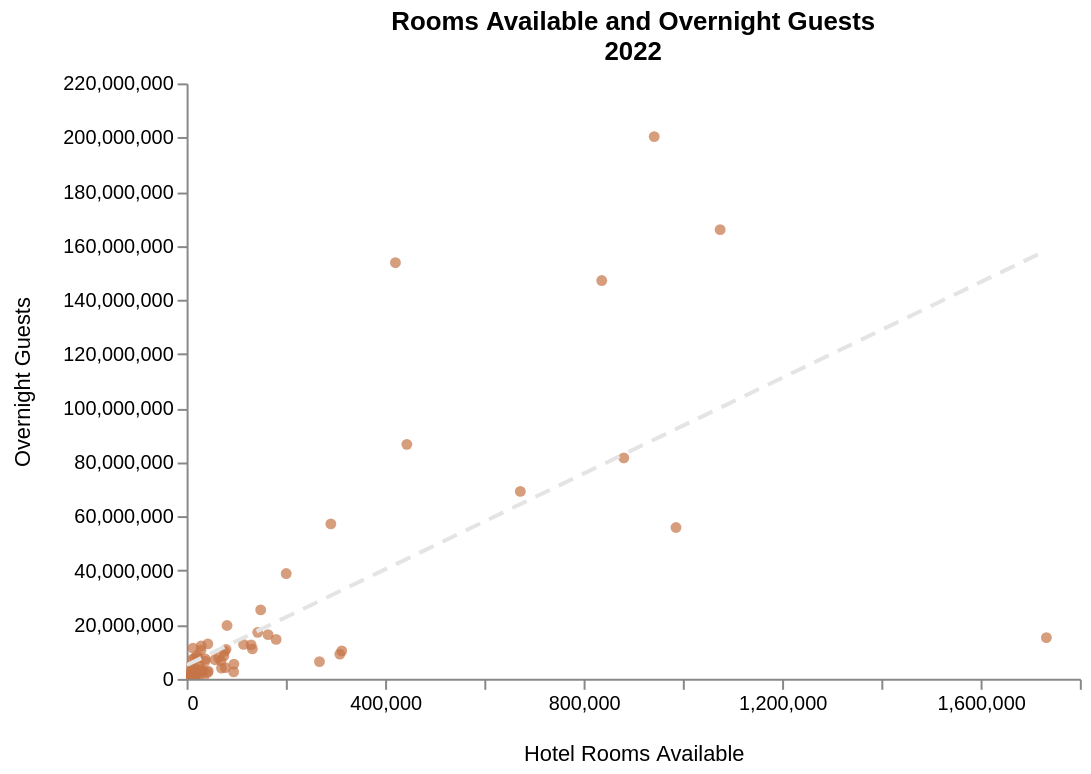

Write notebook code for a chart like this one.
### Code cell
# Scatter plot, capacity x visitors, 2022, by country
data = tourism[
        (tourism["year"] == 2022) &
        (tourism["indicator_code"].isin(["CPTY_ACCM_HOTL_ROOM", "INBD_ACCM_HOTL_NGHT"])) &
        (tourism["region"].notna())
    ]

data_wide = (
    data.pivot_table(
        index = ["reporter_area_label", "region"],
        columns = "indicator_code",
        values = "value"
    ).dropna().reset_index()
)

data_wide["INBD_ACCM_HOTL_NGHT"] = data_wide["INBD_ACCM_HOTL_NGHT"] * 1000

def scatter_2(df):
    chart = alt.Chart(df).mark_point(filled = True, color = "#c77548").encode(
        alt.X("CPTY_ACCM_HOTL_ROOM:Q").title("Hotel Rooms Available"),
        alt.Y("INBD_ACCM_HOTL_NGHT:Q").title("Overnight Guests"),
        tooltip = alt.Tooltip("reporter_area_label", title = "")
    ).properties(
        title = {
            "text" : [
                    "Rooms Available and Overnight Guests",
                    "2022"
            ]
        }
    )

    line = alt.Chart(df).transform_regression(
        "CPTY_ACCM_HOTL_ROOM",
        "INBD_ACCM_HOTL_NGHT"
    ).mark_line(
        color="#e4e4e4",
        size=2,
        strokeDash=[8,5]
    ).encode(
        alt.X("CPTY_ACCM_HOTL_ROOM:Q"),
        alt.Y("INBD_ACCM_HOTL_NGHT:Q")
    )

    return (chart + line).interactive()

# Render chart
scatter_2(data_wide)

### Figure 1 — Vega-Lite specification as saved in the notebook (floating-point values rounded to 4 significant figures)
{"config": {"axis": {"grid": false, "titleFontWeight": "normal", "titlePadding": 15}, "view": {"stroke": null, "width": 450}, "range": {"category": ["#ff7f0e", "#9467bd", "#2ca02c", "#d62728", "#1f77b4", "#e377c2"]}}, "layer": [{"mark": {"type": "point", "color": "#c77548", "filled": true}, "encoding": {"tooltip": {"field": "reporter_area_label", "title": "", "type": "nominal"}, "x": {"field": "CPTY_ACCM_HOTL_ROOM", "title": "Hotel Rooms Available", "type": "quantitative"}, "y": {"field": "INBD_ACCM_HOTL_NGHT", "title": "Overnight Guests", "type": "quantitative"}}, "name": "view_27e74324e2cb479f_0", "title": {"text": ["Rooms Available and Overnight Guests", "2022"]}}, {"mark": {"type": "line", "color": "#e4e4e4", "size": 2, "strokeDash": [8, 5]}, "encoding": {"x": {"field": "CPTY_ACCM_HOTL_ROOM", "type": "quantitative"}, "y": {"field": "INBD_ACCM_HOTL_NGHT", "type": "quantitative"}}, "transform": [{"on": "CPTY_ACCM_HOTL_ROOM", "regression": "INBD_ACCM_HOTL_NGHT"}]}], "data": {"name": "data-d0e5336e190cc224d420b8416bc252f2"}, "params": [{"name": "param_1e9efca18e7a2868", "select": {"type": "interval", "encodings": ["x", "y"]}, "bind": "scales", "views": ["view_27e74324e2cb479f_0"]}], "$schema": "https://vega.github.io/schema/vega-lite/v6.4.1.json", "datasets": {"data-d0e5336e190cc224d420b8416bc252f2": [{"reporter_area_label": "Albania", "region": "Europe", "CPTY_ACCM_HOTL_ROOM": 42460.0, "INBD_ACCM_HOTL_NGHT": 2358000.0}, {"reporter_area_label": "Andorra", "region": "Europe", "CPTY_ACCM_HOTL_ROOM": 11660.0, "INBD_ACCM_HOTL_NGHT": 7151000.0}, {"reporter_area_label": "Angola", "region": "Africa", "CPTY_ACCM_HOTL_ROOM": 15730.0, "INBD_ACCM_HOTL_NGHT": 482000.0}, {"reporter_area_label": "Argentina", "region": "Americas", "CPTY_ACCM_HOTL_ROOM": 267800.0, "INBD_ACCM_HOTL_NGHT": 6391000.0}, {"reporter_area_label": "Australia", "region": "East Asia and the Pacific", "CPTY_ACCM_HOTL_ROOM": 312700.0, "INBD_ACCM_HOTL_NGHT": 10340000.0}, {"reporter_area_label": "Austria", "region": "Europe", "CPTY_ACCM_HOTL_ROOM": 290700.0, "INBD_ACCM_HOTL_NGHT": 57280000.0}, {"reporter_area_label": "Azerbaijan", "region": "Europe", "CPTY_ACCM_HOTL_ROOM": 27310.0, "INBD_ACCM_HOTL_NGHT": 1394000.0}, {"reporter_area_label": "Bahamas", "region": "Americas", "CPTY_ACCM_HOTL_ROOM": 15720.0, "INBD_ACCM_HOTL_NGHT": 7660000.0}, {"reporter_area_label": "Bahrain", "region": "Middle East", "CPTY_ACCM_HOTL_ROOM": 21680.0, "INBD_ACCM_HOTL_NGHT": 8627000.0}, {"reporter_area_label": "Belarus", "region": "Europe", "CPTY_ACCM_HOTL_ROOM": 19800.0, "INBD_ACCM_HOTL_NGHT": 1677000.0}, {"reporter_area_label": "Belgium", "region": "Europe", "CPTY_ACCM_HOTL_ROOM": 79520.0, "INBD_ACCM_HOTL_NGHT": 10920000.0}, {"reporter_area_label": "Bermuda", "region": "Americas", "CPTY_ACCM_HOTL_ROOM": 2522.0, "INBD_ACCM_HOTL_NGHT": 507000.0}, {"reporter_area_label": "Bosnia and Herzegovina", "region": "Europe", "CPTY_ACCM_HOTL_ROOM": 18180.0, "INBD_ACCM_HOTL_NGHT": 1917000.0}, {"reporter_area_label": "Bulgaria", "region": "Europe", "CPTY_ACCM_HOTL_ROOM": 130100.0, "INBD_ACCM_HOTL_NGHT": 12560000.0}, {"reporter_area_label": "Burkina Faso", "region": "Africa", "CPTY_ACCM_HOTL_ROOM": 16850.0, "INBD_ACCM_HOTL_NGHT": 363000.0}, {"reporter_area_label": "Cabo Verde", "region": "Africa", "CPTY_ACCM_HOTL_ROOM": 15260.0, "INBD_ACCM_HOTL_NGHT": 3944000.0}, {"reporter_area_label": "China, Macao Special Administrative Region", "region": "East Asia and the Pacific", "CPTY_ACCM_HOTL_ROOM": 37700.0, "INBD_ACCM_HOTL_NGHT": 7361000.0}, {"reporter_area_label": "Croatia", "region": "Europe", "CPTY_ACCM_HOTL_ROOM": 81500.0, "INBD_ACCM_HOTL_NGHT": 19720000.0}, {"reporter_area_label": "Cuba", "region": "Americas", "CPTY_ACCM_HOTL_ROOM": 75040.0, "INBD_ACCM_HOTL_NGHT": 8442000.0}, {"reporter_area_label": "Curaçao", "region": "Americas", "CPTY_ACCM_HOTL_ROOM": 8611.0, "INBD_ACCM_HOTL_NGHT": 2392000.0}, {"reporter_area_label": "Cyprus", "region": "Europe", "CPTY_ACCM_HOTL_ROOM": 42800.0, "INBD_ACCM_HOTL_NGHT": 12930000.0}, {"reporter_area_label": "Czechia", "region": "Europe", "CPTY_ACCM_HOTL_ROOM": 164100.0, "INBD_ACCM_HOTL_NGHT": 16360000.0}, {"reporter_area_label": "Denmark", "region": "Europe", "CPTY_ACCM_HOTL_ROOM": 57240.0, "INBD_ACCM_HOTL_NGHT": 7083000.0}, {"reporter_area_label": "Djibouti", "region": "Africa", "CPTY_ACCM_HOTL_ROOM": 1633.0, "INBD_ACCM_HOTL_NGHT": 175000.0}, {"reporter_area_label": "Ecuador", "region": "Americas", "CPTY_ACCM_HOTL_ROOM": 69220.0, "INBD_ACCM_HOTL_NGHT": 6615000.0}, {"reporter_area_label": "El Salvador", "region": "Americas", "CPTY_ACCM_HOTL_ROOM": 6271.0, "INBD_ACCM_HOTL_NGHT": 4718000.0}, {"reporter_area_label": "Estonia", "region": "Europe", "CPTY_ACCM_HOTL_ROOM": 16710.0, "INBD_ACCM_HOTL_NGHT": 2521000.0}, {"reporter_area_label": "Fiji", "region": "East Asia and the Pacific", "CPTY_ACCM_HOTL_ROOM": 8648.0, "INBD_ACCM_HOTL_NGHT": 2275000.0}, {"reporter_area_label": "Finland", "region": "Europe", "CPTY_ACCM_HOTL_ROOM": 70320.0, "INBD_ACCM_HOTL_NGHT": 3989000.0}, {"reporter_area_label": "France", "region": "Europe", "CPTY_ACCM_HOTL_ROOM": 672500.0, "INBD_ACCM_HOTL_NGHT": 69260000.0}, {"reporter_area_label": "French Polynesia", "region": "East Asia and the Pacific", "CPTY_ACCM_HOTL_ROOM": 3943.0, "INBD_ACCM_HOTL_NGHT": 2960000.0}, {"reporter_area_label": "Germany", "region": "Europe", "CPTY_ACCM_HOTL_ROOM": 986200.0, "INBD_ACCM_HOTL_NGHT": 55920000.0}, {"reporter_area_label": "Greece", "region": "Europe", "CPTY_ACCM_HOTL_ROOM": 443800.0, "INBD_ACCM_HOTL_NGHT": 86650000.0}, {"reporter_area_label": "Hungary", "region": "Europe", "CPTY_ACCM_HOTL_ROOM": 76460.0, "INBD_ACCM_HOTL_NGHT": 10180000.0}, {"reporter_area_label": "Israel", "region": "Europe", "CPTY_ACCM_HOTL_ROOM": 64350.0, "INBD_ACCM_HOTL_NGHT": 7813000.0}, {"reporter_area_label": "Italy", "region": "Europe", "CPTY_ACCM_HOTL_ROOM": 1075000.0, "INBD_ACCM_HOTL_NGHT": 166000000.0}, {"reporter_area_label": "Jamaica", "region": "Americas", "CPTY_ACCM_HOTL_ROOM": 28960.0, "INBD_ACCM_HOTL_NGHT": 10570000.0}, {"reporter_area_label": "Japan", "region": "East Asia and the Pacific", "CPTY_ACCM_HOTL_ROOM": 1733000.0, "INBD_ACCM_HOTL_NGHT": 15250000.0}, {"reporter_area_label": "Jordan", "region": "Middle East", "CPTY_ACCM_HOTL_ROOM": 28920.0, "INBD_ACCM_HOTL_NGHT": 3472000.0}, {"reporter_area_label": "Kenya", "region": "Africa", "CPTY_ACCM_HOTL_ROOM": 30450.0, "INBD_ACCM_HOTL_NGHT": 2813000.0}, {"reporter_area_label": "Kuwait", "region": "Middle East", "CPTY_ACCM_HOTL_ROOM": 7398.0, "INBD_ACCM_HOTL_NGHT": 85740.0}, {"reporter_area_label": "Lebanon", "region": "Middle East", "CPTY_ACCM_HOTL_ROOM": 34340.0, "INBD_ACCM_HOTL_NGHT": 737500.0}, {"reporter_area_label": "Liechtenstein", "region": "Europe", "CPTY_ACCM_HOTL_ROOM": 564.0, "INBD_ACCM_HOTL_NGHT": 161400.0}, {"reporter_area_label": "Luxembourg", "region": "Europe", "CPTY_ACCM_HOTL_ROOM": 7771.0, "INBD_ACCM_HOTL_NGHT": 1360000.0}, {"reporter_area_label": "Maldives", "region": "South Asia", "CPTY_ACCM_HOTL_ROOM": 29570.0, "INBD_ACCM_HOTL_NGHT": 12200000.0}, {"reporter_area_label": "Mali", "region": "Africa", "CPTY_ACCM_HOTL_ROOM": 13910.0, "INBD_ACCM_HOTL_NGHT": 51000.0}, {"reporter_area_label": "Malta", "region": "Europe", "CPTY_ACCM_HOTL_ROOM": 22280.0, "INBD_ACCM_HOTL_NGHT": 7549000.0}, {"reporter_area_label": "Martinique", "region": "Americas", "CPTY_ACCM_HOTL_ROOM": 4200.0, "INBD_ACCM_HOTL_NGHT": 1001000.0}, {"reporter_area_label": "Mauritius", "region": "Africa", "CPTY_ACCM_HOTL_ROOM": 13020.0, "INBD_ACCM_HOTL_NGHT": 11360000.0}, {"reporter_area_label": "Mexico", "region": "Americas", "CPTY_ACCM_HOTL_ROOM": 881000.0, "INBD_ACCM_HOTL_NGHT": 81630000.0}, {"reporter_area_label": "Monaco", "region": "Europe", "CPTY_ACCM_HOTL_ROOM": 2499.0, "INBD_ACCM_HOTL_NGHT": 834400.0}, {"reporter_area_label": "Montenegro", "region": "Europe", "CPTY_ACCM_HOTL_ROOM": 17990.0, "INBD_ACCM_HOTL_NGHT": 3787000.0}, {"reporter_area_label": "Morocco", "region": "Africa", "CPTY_ACCM_HOTL_ROOM": 132600.0, "INBD_ACCM_HOTL_NGHT": 11070000.0}, {"reporter_area_label": "Myanmar", "region": "East Asia and the Pacific", "CPTY_ACCM_HOTL_ROOM": 94860.0, "INBD_ACCM_HOTL_NGHT": 2568000.0}, {"reporter_area_label": "Netherlands (Kingdom of the)", "region": "Europe", "CPTY_ACCM_HOTL_ROOM": 149300.0, "INBD_ACCM_HOTL_NGHT": 25480000.0}, {"reporter_area_label": "New Zealand", "region": "East Asia and the Pacific", "CPTY_ACCM_HOTL_ROOM": 78170.0, "INBD_ACCM_HOTL_NGHT": 4134000.0}, {"reporter_area_label": "Nicaragua", "region": "Americas", "CPTY_ACCM_HOTL_ROOM": 12780.0, "INBD_ACCM_HOTL_NGHT": 551700.0}, {"reporter_area_label": "North Macedonia", "region": "Europe", "CPTY_ACCM_HOTL_ROOM": 11180.0, "INBD_ACCM_HOTL_NGHT": 1109000.0}, {"reporter_area_label": "Norway", "region": "Europe", "CPTY_ACCM_HOTL_ROOM": 95310.0, "INBD_ACCM_HOTL_NGHT": 5470000.0}, {"reporter_area_label": "Peru", "region": "Americas", "CPTY_ACCM_HOTL_ROOM": 308900.0, "INBD_ACCM_HOTL_NGHT": 9123000.0}, {"reporter_area_label": "Poland", "region": "Europe", "CPTY_ACCM_HOTL_ROOM": 180400.0, "INBD_ACCM_HOTL_NGHT": 14590000.0}, {"reporter_area_label": "Portugal", "region": "Europe", "CPTY_ACCM_HOTL_ROOM": 200700.0, "INBD_ACCM_HOTL_NGHT": 38910000.0}, {"reporter_area_label": "Qatar", "region": "Middle East", "CPTY_ACCM_HOTL_ROOM": 37540.0, "INBD_ACCM_HOTL_NGHT": 6558000.0}, {"reporter_area_label": "Republic of Moldova", "region": "Europe", "CPTY_ACCM_HOTL_ROOM": 3676.0, "INBD_ACCM_HOTL_NGHT": 381600.0}, {"reporter_area_label": "Réunion", "region": "Africa", "CPTY_ACCM_HOTL_ROOM": 3022.0, "INBD_ACCM_HOTL_NGHT": 1449000.0}, {"reporter_area_label": "Saudi Arabia", "region": "Middle East", "CPTY_ACCM_HOTL_ROOM": 420800.0, "INBD_ACCM_HOTL_NGHT": 153700000.0}, {"reporter_area_label": "Serbia", "region": "Europe", "CPTY_ACCM_HOTL_ROOM": 34030.0, "INBD_ACCM_HOTL_NGHT": 2847000.0}, {"reporter_area_label": "Seychelles", "region": "Africa", "CPTY_ACCM_HOTL_ROOM": 7112.0, "INBD_ACCM_HOTL_NGHT": 2542000.0}, {"reporter_area_label": "Slovakia", "region": "Europe", "CPTY_ACCM_HOTL_ROOM": 43610.0, "INBD_ACCM_HOTL_NGHT": 2884000.0}, {"reporter_area_label": "Slovenia", "region": "Europe", "CPTY_ACCM_HOTL_ROOM": 26420.0, "INBD_ACCM_HOTL_NGHT": 4782000.0}, {"reporter_area_label": "Spain", "region": "Europe", "CPTY_ACCM_HOTL_ROOM": 942300.0, "INBD_ACCM_HOTL_NGHT": 200300000.0}, {"reporter_area_label": "State of Palestine", "region": "Middle East", "CPTY_ACCM_HOTL_ROOM": 6539.0, "INBD_ACCM_HOTL_NGHT": 1002000.0}, {"reporter_area_label": "Switzerland", "region": "Europe", "CPTY_ACCM_HOTL_ROOM": 143300.0, "INBD_ACCM_HOTL_NGHT": 17180000.0}, {"reporter_area_label": "Tunisia", "region": "Africa", "CPTY_ACCM_HOTL_ROOM": 114900.0, "INBD_ACCM_HOTL_NGHT": 12740000.0}, {"reporter_area_label": "Türkiye", "region": "Europe", "CPTY_ACCM_HOTL_ROOM": 836600.0, "INBD_ACCM_HOTL_NGHT": 147200000.0}, {"reporter_area_label": "Zimbabwe", "region": "Africa", "CPTY_ACCM_HOTL_ROOM": 7177.0, "INBD_ACCM_HOTL_NGHT": 393000.0}]}}
